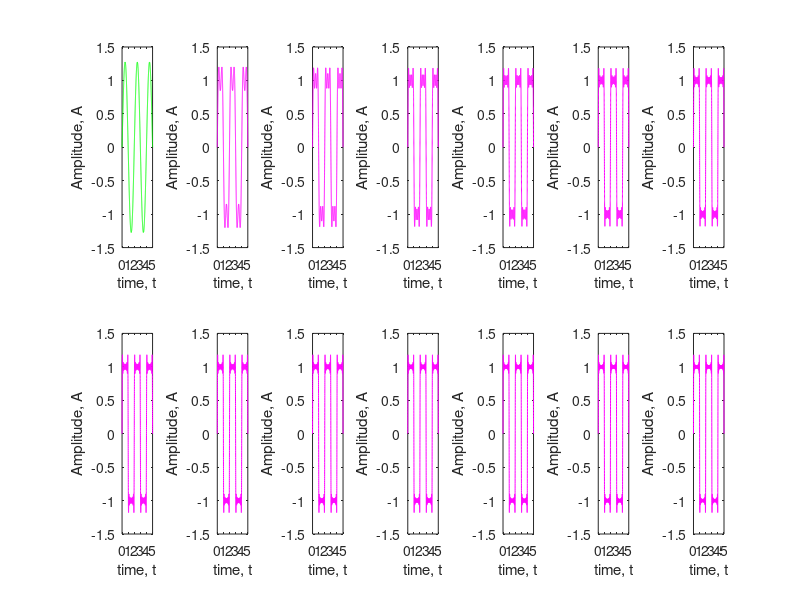

Write MATLAB code to recreate this figure. (Note: this script raises an error after producing the figure.)
clc;
clear all;
close all;

time=0:0.001:5;
fundamentalFrequency=0.5;
y = (4/pi)*sin(2*pi*fundamentalFrequency*time);
subplot(2, 7, 1);
plot(time, y, 'g');
xlabel('time, t');
ylabel('Amplitude, A');
i = 2;
for k = 3:2:54;
    harmonicFrequency=k*fundamentalFrequency;
    x = (4/(k*pi))*sin(2*pi*harmonicFrequency*time); 
    y=y+x;
    
    subplot(2, 7, i);
    plot(time, y, 'm');
    xlabel('time, t');
    ylabel('Amplitude, A');
    i= i +1;
end
subplot(2, 7, 14);
plot(time, y, 'k');
xlabel('time, t');
ylabel('Amplitude, A');
